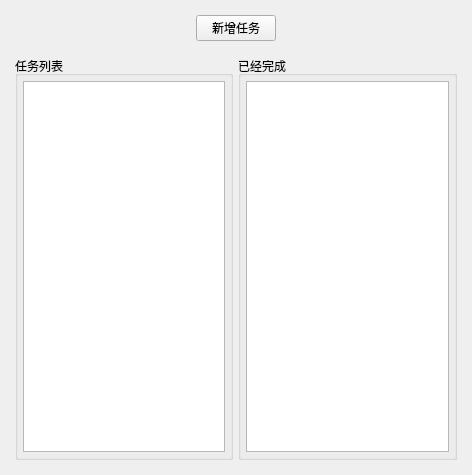
<?xml version="1.0" encoding="UTF-8"?>
<ui version="4.0">
 <class>QueueTestClass</class>
 <widget class="QMainWindow" name="QueueTestClass">
  <property name="geometry">
   <rect>
    <x>0</x>
    <y>0</y>
    <width>472</width>
    <height>475</height>
   </rect>
  </property>
  <property name="windowTitle">
   <string>QueueTest</string>
  </property>
  <widget class="QWidget" name="centralWidget">
   <layout class="QVBoxLayout" name="verticalLayout_5">
    <property name="spacing">
     <number>5</number>
    </property>
    <property name="leftMargin">
     <number>5</number>
    </property>
    <property name="topMargin">
     <number>5</number>
    </property>
    <property name="rightMargin">
     <number>5</number>
    </property>
    <property name="bottomMargin">
     <number>5</number>
    </property>
    <item>
     <widget class="QWidget" name="widget" native="true">
      <layout class="QVBoxLayout" name="verticalLayout_4">
       <property name="spacing">
        <number>5</number>
       </property>
       <property name="leftMargin">
        <number>5</number>
       </property>
       <property name="topMargin">
        <number>5</number>
       </property>
       <property name="rightMargin">
        <number>5</number>
       </property>
       <property name="bottomMargin">
        <number>5</number>
       </property>
       <item>
        <widget class="QWidget" name="widget_2" native="true">
         <layout class="QHBoxLayout" name="horizontalLayout_2">
          <property name="spacing">
           <number>5</number>
          </property>
          <property name="leftMargin">
           <number>5</number>
          </property>
          <property name="topMargin">
           <number>5</number>
          </property>
          <property name="rightMargin">
           <number>5</number>
          </property>
          <property name="bottomMargin">
           <number>5</number>
          </property>
          <item>
           <spacer name="horizontalSpacer">
            <property name="orientation">
             <enum>Qt::Horizontal</enum>
            </property>
            <property name="sizeHint" stdset="0">
             <size>
              <width>240</width>
              <height>20</height>
             </size>
            </property>
           </spacer>
          </item>
          <item>
           <widget class="QPushButton" name="BtnAddTask">
            <property name="text">
             <string>新增任务</string>
            </property>
           </widget>
          </item>
          <item>
           <spacer name="horizontalSpacer_2">
            <property name="orientation">
             <enum>Qt::Horizontal</enum>
            </property>
            <property name="sizeHint" stdset="0">
             <size>
              <width>239</width>
              <height>20</height>
             </size>
            </property>
           </spacer>
          </item>
         </layout>
        </widget>
       </item>
       <item>
        <widget class="QWidget" name="widget_3" native="true">
         <layout class="QHBoxLayout" name="horizontalLayout">
          <property name="spacing">
           <number>5</number>
          </property>
          <property name="leftMargin">
           <number>5</number>
          </property>
          <property name="topMargin">
           <number>5</number>
          </property>
          <property name="rightMargin">
           <number>5</number>
          </property>
          <property name="bottomMargin">
           <number>5</number>
          </property>
          <item>
           <widget class="QGroupBox" name="groupBox">
            <property name="title">
             <string>任务列表</string>
            </property>
            <layout class="QVBoxLayout" name="verticalLayout">
             <property name="spacing">
              <number>5</number>
             </property>
             <property name="leftMargin">
              <number>5</number>
             </property>
             <property name="topMargin">
              <number>5</number>
             </property>
             <property name="rightMargin">
              <number>5</number>
             </property>
             <property name="bottomMargin">
              <number>5</number>
             </property>
             <item>
              <widget class="QTextEdit" name="textEditTaskqueue">
               <property name="font">
                <font>
                 <family>Agency FB</family>
                 <pointsize>12</pointsize>
                </font>
               </property>
              </widget>
             </item>
            </layout>
           </widget>
          </item>
          <item>
           <widget class="QGroupBox" name="groupBox_3">
            <property name="title">
             <string>已经完成</string>
            </property>
            <layout class="QVBoxLayout" name="verticalLayout_3">
             <property name="spacing">
              <number>5</number>
             </property>
             <property name="leftMargin">
              <number>5</number>
             </property>
             <property name="topMargin">
              <number>5</number>
             </property>
             <property name="rightMargin">
              <number>5</number>
             </property>
             <property name="bottomMargin">
              <number>5</number>
             </property>
             <item>
              <widget class="QTextEdit" name="textEditFinished">
               <property name="font">
                <font>
                 <family>Agency FB</family>
                 <pointsize>12</pointsize>
                </font>
               </property>
              </widget>
             </item>
            </layout>
           </widget>
          </item>
         </layout>
        </widget>
       </item>
      </layout>
     </widget>
    </item>
   </layout>
  </widget>
 </widget>
 <layoutdefault spacing="6" margin="11"/>
 <resources>
  <include location="QueueTest.qrc"/>
 </resources>
 <connections/>
</ui>
